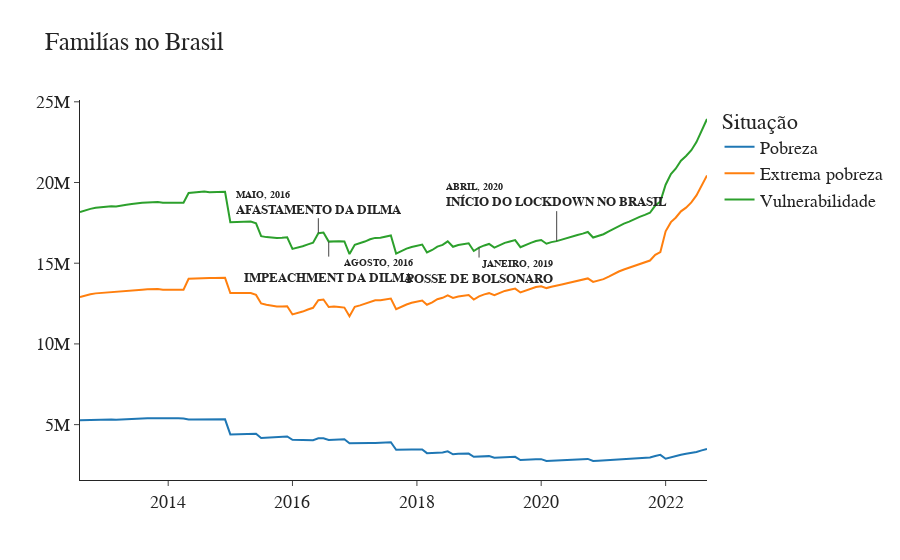

Notebook code for this chart:
### Code cell
fig = go.Figure()




pobreza, pobreza_dilma1, pobreza_dilma2, pobreza_bolsonaro = datas('familias_vulnerabilidade')


fig.add_trace(go.Scatter(x=df['referencia'], y=df['familias_pobreza'], mode='lines', name='Pobreza'))

fig.add_trace(go.Scatter(x=df['referencia'], y=df['familias_extrema_pobreza'], mode='lines', name='Extrema pobreza'))

fig.add_trace(go.Scatter(x=df['referencia'], y=df['familias_vulnerabilidade'], mode='lines', name='Vulnerabilidade'))

fig.add_annotation(x=lockdown_date,y=pobreza, xanchor='center', yanchor='bottom',text='<span style="font-size:10px"><b>ABRIL, 2020</b></span><br><sup><b>INÍCIO DO LOCKDOWN NO BRASIL</b></sup>',align='left',ax=0)

fig.add_annotation(x=afastamento_dilma,y=pobreza_dilma1,text='<span style="font-size:10px"><b>MAIO, 2016</b></span><br><sup><b>AFASTAMENTO DA DILMA</b></sup>',align='left',ax= 0)

fig.add_annotation(x=impeachment,y=pobreza_dilma2,text='<span style="font-size:10px"><b>AGOSTO, 2016</b></span><br><sup><b>IMPEACHMENT DA DILMA</b></sup>',align='right',ax= 0, ay=30)

fig.add_annotation(x=posse_bolsonaro,y=pobreza_bolsonaro,text='<span style="font-size:10px"><b>JANEIRO, 2019</b></span><br><sup><b>POSSE DE BOLSONARO</b></sup>',align='right',ax= 0, ay=25)


fig.update_layout(
    title="Familías no Brasil",
    legend_title='Situação',
    font=dict(
        family="Courier New, monospace",
        size=18
    ),
    template='simple_white'
)

fig.show()
